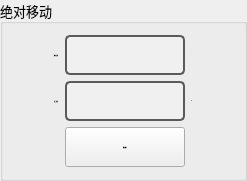
             <widget class="QGroupBox" name="groupBox_2">
              <property name="font">
               <font>
                <family>宋体</family>
                <pointsize>10</pointsize>
               </font>
              </property>
              <property name="title">
               <string>绝对移动</string>
              </property>
              <layout class="QGridLayout" name="gridLayout_8">
               <item row="1" column="1">
                <widget class="QLabel" name="AbsoluteSpeed_label_2">
                 <property name="maximumSize">
                  <size>
                   <width>80</width>
                   <height>40</height>
                  </size>
                 </property>
                 <property name="font">
                  <font>
                   <family>Arial</family>
                   <pointsize>-1</pointsize>
                   <weight>75</weight>
                   <bold>true</bold>
                  </font>
                 </property>
                 <property name="text">
                  <string>目标速度：</string>
                 </property>
                </widget>
               </item>
               <item row="2" column="2">
                <widget class="QPushButton" name="btnAbsoluteMove_2">
                 <property name="minimumSize">
                  <size>
                   <width>0</width>
                   <height>40</height>
                  </size>
                 </property>
                 <property name="font">
                  <font>
                   <family>Arial</family>
                   <pointsize>-1</pointsize>
                   <weight>75</weight>
                   <bold>true</bold>
                  </font>
                 </property>
                 <property name="text">
                  <string>绝对移动</string>
                 </property>
                </widget>
               </item>
               <item row="1" column="2">
                <widget class="QLineEdit" name="AbsoluteSpeed_textBox_2">
                 <property name="minimumSize">
                  <size>
                   <width>120</width>
                   <height>40</height>
                  </size>
                 </property>
                 <property name="maximumSize">
                  <size>
                   <width>120</width>
                   <height>40</height>
                  </size>
                 </property>
                 <property name="font">
                  <font>
                   <family>Arial</family>
                   <pointsize>-1</pointsize>
                   <weight>75</weight>
                   <bold>true</bold>
                  </font>
                 </property>
                 <property name="styleSheet">
                  <string notr="true">QLineEdit {
    border: 2px solid #5A5A5A; /* 边框颜色 */
    border-radius: 5px; /* 边框圆角 */
    background-color: #F0F0F0; /* 背景色 */
    color: #000; /* 字体颜色 */
    padding: 5px; /* 内边距 */
}

QLineEdit:focus {
    border-color: #3D7848; /* 聚焦时边框颜色 */
}

QLineEdit:disabled {
    background-color: #ECECEC; /* 禁用状态的背景色 */
    color: #A0A0A0; /* 禁用状态的字体颜色 */
}
</string>
                 </property>
                 <property name="alignment">
                  <set>Qt::AlignCenter</set>
                 </property>
                </widget>
               </item>
               <item row="0" column="0">
                <spacer name="horizontalSpacer_8">
                 <property name="orientation">
                  <enum>Qt::Horizontal</enum>
                 </property>
                 <property name="sizeHint" stdset="0">
                  <size>
                   <width>40</width>
                   <height>20</height>
                  </size>
                 </property>
                </spacer>
               </item>
               <item row="1" column="3">
                <widget class="QLabel" name="label_19">
                 <property name="font">
                  <font>
                   <family>Arial</family>
                   <pointsize>-1</pointsize>
                   <weight>75</weight>
                   <bold>true</bold>
                  </font>
                 </property>
                 <property name="text">
                  <string>°/s</string>
                 </property>
                </widget>
               </item>
               <item row="0" column="1">
                <widget class="QLabel" name="MoveAbsolute_label_2">
                 <property name="maximumSize">
                  <size>
                   <width>80</width>
                   <height>40</height>
                  </size>
                 </property>
                 <property name="font">
                  <font>
                   <family>Arial</family>
                   <pointsize>-1</pointsize>
                   <weight>75</weight>
                   <bold>true</bold>
                  </font>
                 </property>
                 <property name="text">
                  <string>绝对位置：</string>
                 </property>
                </widget>
               </item>
               <item row="0" column="3">
                <widget class="QLabel" name="label_18">
                 <property name="font">
                  <font>
                   <family>Arial</family>
                   <pointsize>-1</pointsize>
                   <weight>75</weight>
                   <bold>true</bold>
                  </font>
                 </property>
                 <property name="text">
                  <string>°</string>
                 </property>
                </widget>
               </item>
               <item row="0" column="2">
                <widget class="QLineEdit" name="MoveAbsolute_textBox_2">
                 <property name="minimumSize">
                  <size>
                   <width>120</width>
                   <height>40</height>
                  </size>
                 </property>
                 <property name="maximumSize">
                  <size>
                   <width>120</width>
                   <height>40</height>
                  </size>
                 </property>
                 <property name="font">
                  <font>
                   <family>Arial</family>
                   <pointsize>-1</pointsize>
                   <weight>75</weight>
                   <bold>true</bold>
                  </font>
                 </property>
                 <property name="styleSheet">
                  <string notr="true">QLineEdit {
    border: 2px solid #5A5A5A; /* 边框颜色 */
    border-radius: 5px; /* 边框圆角 */
    background-color: #F0F0F0; /* 背景色 */
    color: #000; /* 字体颜色 */
    padding: 5px; /* 内边距 */
}

QLineEdit:focus {
    border-color: #3D7848; /* 聚焦时边框颜色 */
}

QLineEdit:disabled {
    background-color: #ECECEC; /* 禁用状态的背景色 */
    color: #A0A0A0; /* 禁用状态的字体颜色 */
}
</string>
                 </property>
                 <property name="alignment">
                  <set>Qt::AlignCenter</set>
                 </property>
                </widget>
               </item>
               <item row="0" column="4">
                <spacer name="horizontalSpacer_9">
                 <property name="orientation">
                  <enum>Qt::Horizontal</enum>
                 </property>
                 <property name="sizeHint" stdset="0">
                  <size>
                   <width>40</width>
                   <height>20</height>
                  </size>
                 </property>
                </spacer>
               </item>
              </layout>
             </widget>
